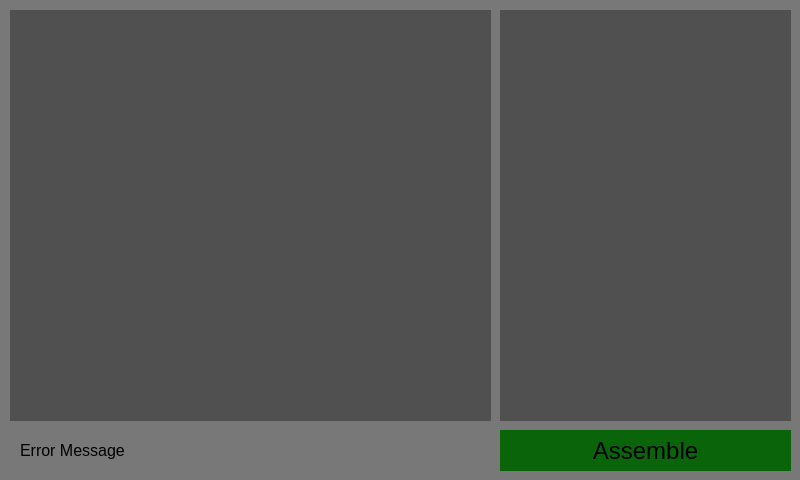
<?xml version="1.0" encoding="UTF-8"?>
<ui version="4.0">
 <class>MainWindow</class>
 <widget class="QWidget" name="MainWindow">
  <property name="geometry">
   <rect>
    <x>0</x>
    <y>0</y>
    <width>800</width>
    <height>480</height>
   </rect>
  </property>
  <property name="sizePolicy">
   <sizepolicy hsizetype="Preferred" vsizetype="Preferred">
    <horstretch>0</horstretch>
    <verstretch>0</verstretch>
   </sizepolicy>
  </property>
  <property name="minimumSize">
   <size>
    <width>800</width>
    <height>480</height>
   </size>
  </property>
  <property name="maximumSize">
   <size>
    <width>800</width>
    <height>480</height>
   </size>
  </property>
  <property name="windowTitle">
   <string>Form</string>
  </property>
  <property name="windowOpacity">
   <double>1.000000000000000</double>
  </property>
  <property name="styleSheet">
   <string notr="true">QWidget {
	background-color: rgb(120,120,120);
	border: none;
}

QPlainTextEdit {
	background-color: rgb(80,80,80);
	font-size: 24pt;
}

QTextBrowser {
	background-color: rgb(80,80,80);
	font-size: 24pt;
}

QPushButton {
	font-size: 18pt;
	background-color: rgb(10,100,10)
}</string>
  </property>
  <widget class="QPlainTextEdit" name="code">
   <property name="geometry">
    <rect>
     <x>10</x>
     <y>10</y>
     <width>481</width>
     <height>411</height>
    </rect>
   </property>
  </widget>
  <widget class="QTextBrowser" name="output">
   <property name="geometry">
    <rect>
     <x>500</x>
     <y>10</y>
     <width>291</width>
     <height>411</height>
    </rect>
   </property>
  </widget>
  <widget class="QLabel" name="errorMessage">
   <property name="geometry">
    <rect>
     <x>20</x>
     <y>430</y>
     <width>461</width>
     <height>41</height>
    </rect>
   </property>
   <property name="font">
    <font>
     <pointsize>12</pointsize>
    </font>
   </property>
   <property name="text">
    <string>Error Message</string>
   </property>
   <property name="alignment">
    <set>Qt::AlignLeading|Qt::AlignLeft|Qt::AlignVCenter</set>
   </property>
  </widget>
  <widget class="QPushButton" name="assembleButton">
   <property name="geometry">
    <rect>
     <x>500</x>
     <y>430</y>
     <width>291</width>
     <height>41</height>
    </rect>
   </property>
   <property name="text">
    <string>Assemble</string>
   </property>
  </widget>
 </widget>
 <resources/>
 <connections/>
</ui>
